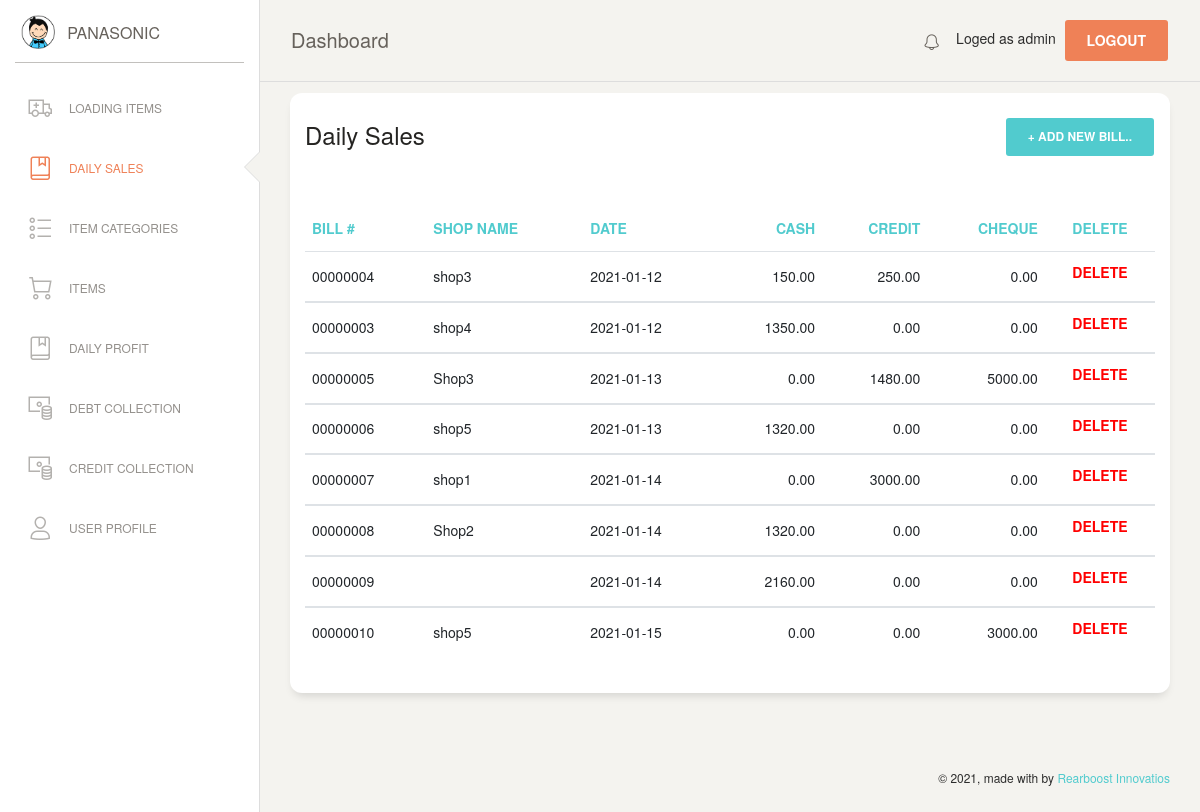
The page /daily_sales.php (signed in) on the database as committed earlier.
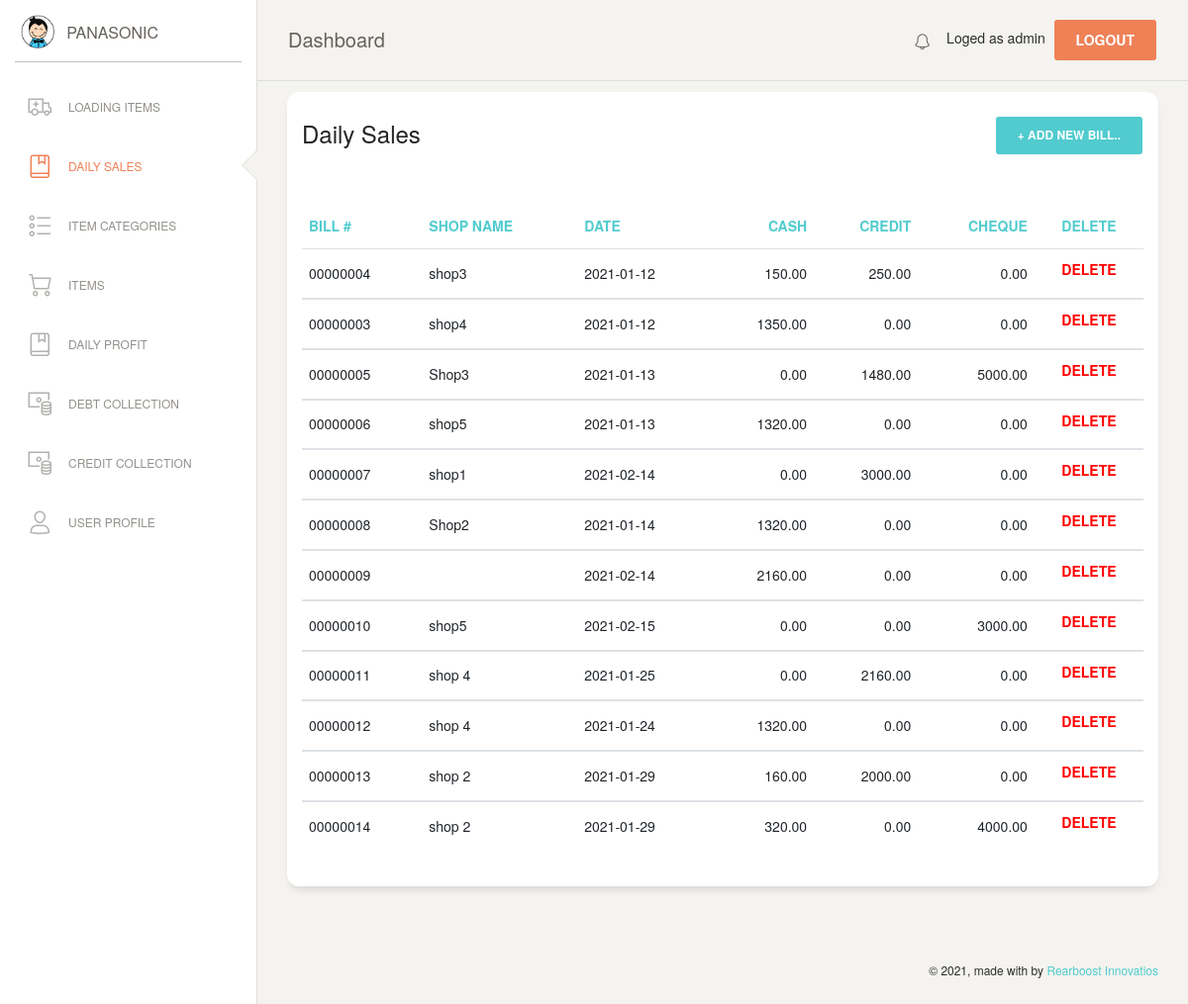
The same page on the database as committed later.
### tables this page shows
CREATE TABLE `bill` (
  `B_id` int(11) NOT NULL,
  `bill_no` varchar(20) NOT NULL,
  `shop` varchar(100) NOT NULL,
  `b_date` varchar(100) NOT NULL,
  `month` int(5) NOT NULL,
  `year` int(5) NOT NULL,
  `bill_amount` double(10,2) NOT NULL DEFAULT '0.00',
  `discount` double(10,2) NOT NULL DEFAULT '0.00',
  `discounted_amt` double(10,2) NOT NULL DEFAULT '0.00',
  `cost` double(10,2) NOT NULL DEFAULT '0.00',
  `cash` double(10,2) NOT NULL DEFAULT '0.00',
  `credit` double(10,2) NOT NULL DEFAULT '0.00',
  `cheque` double(10,2) NOT NULL DEFAULT '0.00',
  `cheque_no` varchar(25) NOT NULL,
  `cheque_date` varchar(100) NOT NULL,
  `cheque_status` smallint(6) NOT NULL
);

### daily_sales.php (the view, shortened to what this page needs)
<?php
if (!isset($_SESSION['loged_user'])) {
    header('location: login.php');
}else {
  $con = mysqli_connect(DB_HOSTNAME,DB_USERNAME,DB_PASSWORD);
  mysqli_select_db($con,DB_NAME);
?>
<!DOCTYPE html>
<html lang="en">
<head>
  <link href="assets/css/bootstrap.min.css" rel="stylesheet" />
  <link href="assets/css/paper-dashboard.css?v=2.0.1" rel="stylesheet" />
  <link href="assets/demo/demo.css" rel="stylesheet" />
  <link rel="stylesheet" type="text/css" href="https://cdn.datatables.net/1.10.23/css/jquery.dataTables.css">
</head>
<body class="">
  <div class="wrapper ">
    <?php include('include/sidebar.php');  ?>
    <div class="main-panel">
      <?php include('include/nav.php');  ?>
      <div class="content">
       <div class="row">
          <div class="col-md-12">
            <div class="card">
              <div class="row">
              <div class="col-md-8">
                <div class="card-header">
                  <h4 class="card-title"> Daily Sales </h4>
                </div>
              </div>
              <div class="col-md-4">
                <div class="card-header">
                    <button type="button" class="btn btn-primary add-btn" data-toggle="modal" data-target="#Form1">+ Add New Bill..
                    </button>
                </div>
              </div>
              </div>
              <div class="card-body">
              </div>
              <div class="card-body">
                <div class="table-responsive">
                  <table class="table" id="myTable">
                    <thead class="text-primary">
                      <th>                     BILL #     </th>
                      <th>                     SHOP NAME  </th>
                      <th>                     DATE       </th>
                      <th class="text-right">  CASH       </th>
                      <th class="text-right">  CREDIT     </th>
                      <th class="text-right">  CHEQUE     </th>
                      <th class="text-center"> DELETE     </th>
                    </thead>
                    <tbody>
                      <?php
                      $sql=mysqli_query($con,"SELECT * FROM bill");
                      $numRows = mysqli_num_rows($sql);
                      if($numRows > 0) {
                        while($row = mysqli_fetch_assoc($sql)) {
                          ?>
                          <tr>
                            <td>                    <?php echo $row['bill_no'] ?> </td>
                            <td>                    <?php echo $row['shop'] ?>    </td>
                            <td>                    <?php echo $row['b_date'] ?>  </td>
                            <td class="text-right"> <?php echo $row['cash'] ?>    </td>
                            <td class="text-right"> <?php echo $row['credit'] ?>  </td>
                            <td class="text-right"> <?php echo $row['cheque'] ?>  </td>
                            <td class="text-center">
                              <a href="#" onclick="confirmation('event','<?php echo $row['bill_no']; ?>')" name="delete">
                              <h6 style='color:red;'>DELETE</h6></a>
                            </td>
                          </tr>
                    </tbody>
                           <?php
                        }
                      }
                    ?>
                    </table>
                </div>
              </div>
            </div>
          </div>
        </div>
      </div>
       <?php include('include/footer.php');  ?>
    </div>
  </div>
</body>
</html>
<?php
}
?>

### include/sidebar.php
<div class="sidebar" data-color="white" data-active-color="danger">
  <div class="logo">
    <a href="#" class="simple-text logo-mini">
      <div class="logo-image-small">
        <img src="assets/img/logo-small.png">
      </div>
    </a>
    <a href="#" class="simple-text logo-normal">
      PANASONIC
    </a>
  </div>
  <div class="sidebar-wrapper">
    <ul class="nav">
      <li
        <?php if (basename($_SERVER['PHP_SELF'])=='index.php')
        {
         echo 'class="active"';
        } else
        {
         echo 'class=""';
        }
        ?>
        >
        <a href="index">
          <i class="nc-icon nc-ambulance"></i>
          <p>LOADING ITEMS</p>
        </a>
      </li>
      <li
        <?php if (basename($_SERVER['PHP_SELF'])=='daily_sales.php')
        {
         echo 'class="active"';
        } else
        {
         echo 'class=""';
        }
        ?>
        >
        <a href="daily_sales">
          <i class="nc-icon nc-book-bookmark"></i>
          <p>DAILY SALES</p>
        </a>
      </li>
      <li
        <?php if (basename($_SERVER['PHP_SELF'])=='category.php')
        {
         echo 'class="active"';
        } else
        {
         echo 'class=""';
        }
        ?>
        >
        <a href="category">
          <i class="nc-icon nc-bullet-list-67"></i>
          <p>ITEM CATEGORIES</p>
        </a>
      </li>
      <li
        <?php if (basename($_SERVER['PHP_SELF'])=='item.php')
        {
         echo 'class="active"';
        } else
        {
         echo 'class=""';
        }
        ?>
        >
        <a href="item">
          <i class="nc-icon nc-cart-simple"></i>
          <p>ITEMS</p>
        </a>
      </li>
      <li
        <?php if (basename($_SERVER['PHP_SELF'])=='profit.php')
        {
         echo 'class="active"';
        } else
        {
         echo 'class=""';
        }
        ?>
        >
        <a href="profit">
          <i class="nc-icon nc-book-bookmark"></i>
          <p>DAILY PROFIT</p>
        </a>
      </li>
      <li
        <?php if (basename($_SERVER['PHP_SELF'])=='debt.php')
        {
         echo 'class="active"';
        } else
        {
         echo 'class=""';
        }
        ?>
        >
        <a href="debt">
          <i class="nc-icon nc-money-coins"></i>
          <p>DEBT COLLECTION</p>
        </a>
      </li>
      <li
        <?php if (basename($_SERVER['PHP_SELF'])=='credit.php')
        {
         echo 'class="active"';
        } else
        {
         echo 'class=""';
        }
        ?>
        >
        <a href="credit">
          <i class="nc-icon nc-money-coins"></i>
          <p>CREDIT COLLECTION</p>
        </a>
      </li>
      <li
        <?php if (basename($_SERVER['PHP_SELF'])=='user.php')
        {
         echo 'class="active"';
        } else
        {
         echo 'class=""';
        }
        ?>
        >
        <a href="user">
          <i class="nc-icon nc-single-02"></i>
          <p>USER PROFILE</p>
        </a>
      </li>
    </ul>
  </div>
</div>

### include/nav.php (shortened to what this page needs)
<nav class="navbar navbar-expand-lg navbar-absolute fixed-top navbar-transparent">
    <div class="container-fluid">
        <div class="navbar-wrapper">
        <a class="navbar-brand" href="javascript:;">Dashboard</a>
        </div>
        <div class="collapse navbar-collapse justify-content-end" id="navigation">
        <ul class="navbar-nav">
            <li class="nav-item">
            <a class="nav-link" href="#">
                <i class="nc-icon nc-bell-55"></i>
            </a>
            </li>
            <li class="nav-item">
            Loged as <?php echo $_SESSION['loged_user'] ?>&nbsp;
            <a href="#" onclick="confirmationLogout(event)" class="btn btn-danger square-btn-adjust">Logout</a>
            </li>
        </ul>
        </div>
    </div>
</nav>

### include/footer.php (shortened to what this page needs)
 <footer class="footer footer-black  footer-white ">
    <div class="container-fluid">
        <div class="row">
        <div class="credits ml-auto">
            <span class="copyright">
            © , made with <i class="fa fa-heart heart"></i> by <a href="https://rearboost.com" target="_blank" rel="noopener noreferrer">Rearboost Innovatios</a>
            </span>
        </div>
        </div>
    </div>
</footer>

### assets/demo/demo.css (style rules this page uses)
.nav-link { padding-top: 17px !important; }
.add-btn { float: right !important; }

Rows that differ between the two databases and show on the page:
changed bill "shop1": b_date "2021-01-14" → "2021-02-14"
changed bill (number 7 of 12 on the later page): b_date "2021-01-14" → "2021-02-14"
changed bill (number 8 of 12 on the later page): b_date "2021-01-15" → "2021-02-15"
added bill: bill_no "00000011", shop "shop 4", b_date "2021-01-25", cash "0.00", credit "2160.00", cheque "0.00"
added bill: bill_no "00000012", shop "shop 4", b_date "2021-01-24", cash "1320.00", credit "0.00", cheque "0.00"
added bill: bill_no "00000013", shop "shop 2", b_date "2021-01-29", cash "160.00", credit "2000.00", cheque "0.00"
added bill: bill_no "00000014", shop "shop 2", b_date "2021-01-29", cash "320.00", credit "0.00", cheque "4000.00"
